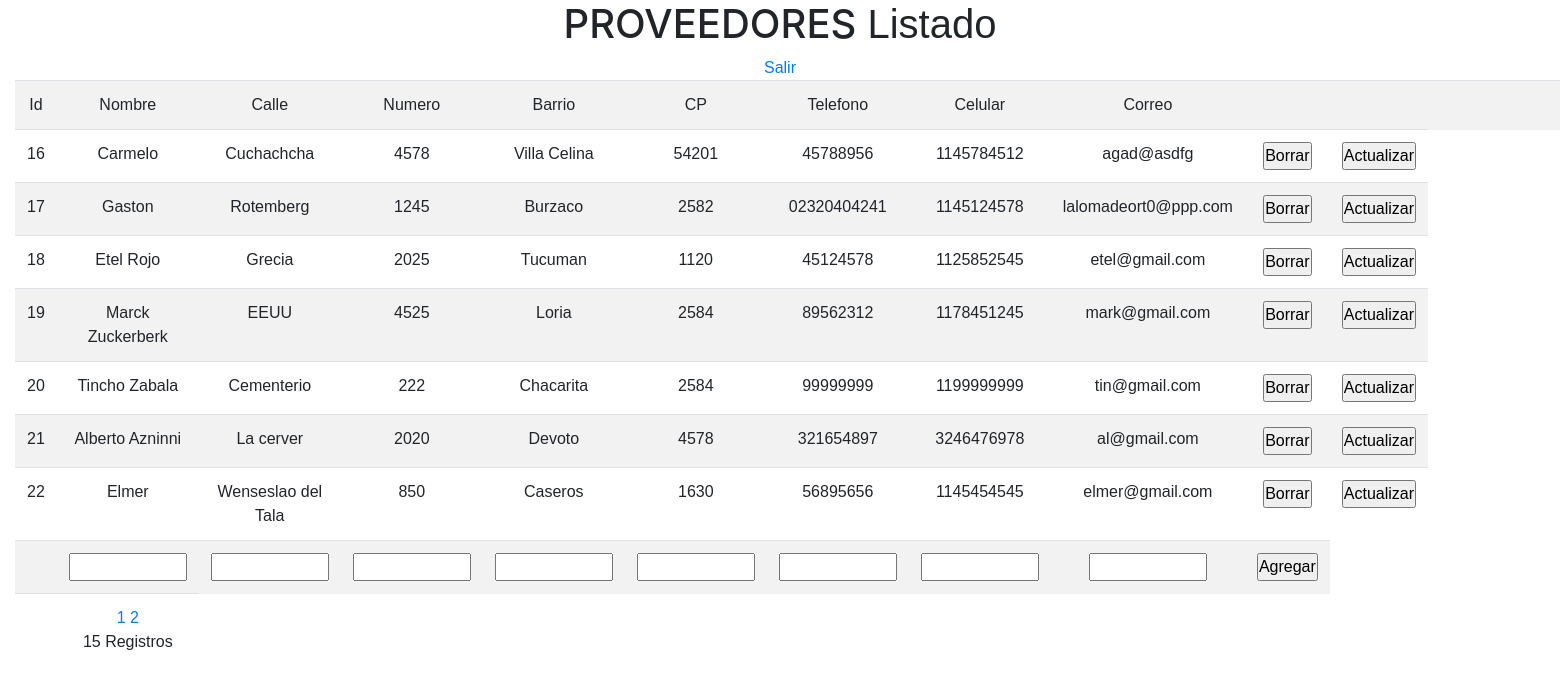
The app's page /php/crud_proveedores/index.php?pagina=2 with its own data.
### tables this page shows
CREATE TABLE `proveedores` (
  `id` bigint(4) NOT NULL,
  `nombre` varchar(30) DEFAULT NULL,
  `calle` varchar(30) DEFAULT NULL,
  `numero` varchar(8) DEFAULT NULL,
  `barrio` varchar(15) DEFAULT NULL,
  `cp` int(4) DEFAULT NULL,
  `telefono` varchar(13) DEFAULT NULL,
  `celular` varchar(20) DEFAULT NULL,
  `correo` varchar(30) DEFAULT NULL
);

### php/crud_proveedores/index.php (the view, shortened to what this page needs)
<!doctype html>
<html>
<head>
  <link href="../css/main.css" rel="stylesheet">
  <link rel="stylesheet" href="https://maxcdn.bootstrapcdn.com/bootstrap/4.0.0/css/bootstrap.min.css">
</head>
<body>
  <?php
  include("coneccion.php");
  $tamagno_pagina = 8;
  if (isset($_GET["pagina"])) {
    if ($_GET["pagina"] == 1) {
      header("Location:index.php");
    } else {
      $pagina = $_GET["pagina"];
    }
  } else {
    $pagina = 1;
  }
  $empezar_desde = ($pagina - 1) * $tamagno_pagina;
  $sql_total = "SELECT * FROM proveedores";
  $resultado = $base->prepare($sql_total);
  $resultado->execute(array());
  $num_filas = $resultado->rowCount();
  $total_paginas = ceil($num_filas / $tamagno_pagina);
  $registros = $base->query("SELECT * FROM proveedores LIMIT $empezar_desde,$tamagno_pagina")->fetchAll(PDO::FETCH_OBJ);
  ?>
  <h1>PROVEEDORES<span class="subtitulo"> Listado</span></h1>
  <form action="<?php echo $_SERVER['PHP_SELF']; ?>" method="post">
    <a href="../welcome.php">Salir</a>
    <div class="container-fluid">
      <table class="table table-striped table-hover">
        <tr>
          <td class="primera_fila">Id</td>
          <td class="primera_fila">Nombre</td>
          <td class="primera_fila">Calle</td>
          <td class="primera_fila">Numero</td>
          <td class="primera_fila">Barrio</td>
          <td class="primera_fila">CP</td>
          <td class="primera_fila">Telefono</td>
          <td class="primera_fila">Celular</td>
          <td class="primera_fila">Correo</td>
          <td class="sin">&nbsp;</td>
          <td class="sin">&nbsp;</td>
          <td class="sin">&nbsp;</td>
          <td class="sin">&nbsp;</td>
          <td class="sin">&nbsp;</td>
          <td class="sin">&nbsp;</td>
          <td class="sin">&nbsp;</td>
        </tr>
        <?php
        foreach ($registros as $persona) :
        ?>
          <tr>
            <td><?php echo $persona->id ?></td>
            <td><?php echo $persona->nombre ?></td>
            <td><?php echo $persona->calle ?></td>
            <td><?php echo $persona->numero ?></td>
            <td><?php echo $persona->barrio ?></td>
            <td><?php echo $persona->cp ?></td>
            <td><?php echo $persona->telefono ?></td>
            <td><?php echo $persona->celular ?></td>
            <td><?php echo $persona->correo ?></td>
            <td class="bot"><a href="borrar.php?id=<?php echo $persona->id ?>"><input type='button' name='del' id='del' value='Borrar'></a></td>
            <td class='bot'><a href="editar.php?id=<?php echo $persona->id ?>
                                                           & nombre=<?php echo $persona->nombre ?>
                                                           & calle=<?php echo $persona->calle ?>
                                                           & numero=<?php echo $persona->numero ?>
                                                           & barrio=<?php echo $persona->barrio ?>
                                                           & cp=<?php echo $persona->cp ?>
                                                           & telefono=<?php echo $persona->telefono ?>
                                                           & celular=<?php echo $persona->celular ?>
                                                           & correo=<?php echo $persona->correo ?>">
                <input type='button' name='up' id='up' value='Actualizar'></a></td>
          </tr>
        <?php
        endforeach;
        ?>
        <tr>
          <td></td>
          <td><input type='text' name='nombre' size='10' class='centrado'></td>
          <td><input type='text' name='calle' size='10' class='centrado'></td>
          <td><input type='text' name='numero' size='10' class='centrado'></td>
          <td><input type='text' name='barrio' size='10' class='centrado'></td>
          <td><input type='text' name='cp' size='10' class='centrado'></td>
          <td><input type='text' name='telef' size='10' class='centrado'></td>
          <td><input type='text' name='celu' size='10' class='centrado'></td>
          <td><input type='text' name='mail' size='10' class='centrado'></td>
          <td class='bot'><input type='submit' name='cr' id='cr' value='Agregar'></td>
        </tr>
        <td></td>
        <td>
          <?php
          for ($i = 1; $i <= $total_paginas; $i++) {
            echo "<a href='?pagina=" . $i .  "'>" . $i . "</a> ";
          }
          echo  "<br>" . $num_filas . " Registros";
          ?>
        </td>
      </table>
    </div>
    <p>&nbsp;</p>
</body>
</html>

### css/main.css (style rules this page uses)
* { margin: 0; padding: 0; text-align: center; font-size: 1em; font-family: arial; }

### records on screen
proveedores: id "16", nombre "Carmelo", calle "Cuchachcha", numero "4578", barrio "Villa Celina", cp "54201", telefono "45788956", celular "1145784512", correo "agad@asdfg"
proveedores: id "17", nombre "Gaston", calle "Rotemberg", numero "1245", barrio "Burzaco", cp "2582", telefono "02320404241", celular "1145124578", correo "lalomadeort0@ppp.com"
proveedores: id "18", nombre "Etel Rojo", calle "Grecia", numero "2025", barrio "Tucuman", cp "1120", telefono "45124578", celular "1125852545", correo "etel@gmail.com"
proveedores: id "19", nombre "Marck Zuckerberk", calle "EEUU", numero "4525", barrio "Loria", cp "2584", telefono "89562312", celular "1178451245", correo "mark@gmail.com"
proveedores: id "20", nombre "Tincho Zabala", calle "Cementerio", numero "222", barrio "Chacarita", cp "2584", telefono "99999999", celular "1199999999", correo "tin@gmail.com"
proveedores: id "21", nombre "Alberto Azninni", calle "La cerver", numero "2020", barrio "Devoto", cp "4578", telefono "321654897", celular "3246476978", correo "al@gmail.com"
proveedores: id "22", nombre "Elmer", calle "Wenseslao del Tala", numero "850", barrio "Caseros", cp "1630", telefono "56895656", celular "1145454545", correo "elmer@gmail.com"

### other values on screen
$num_filas "15"
